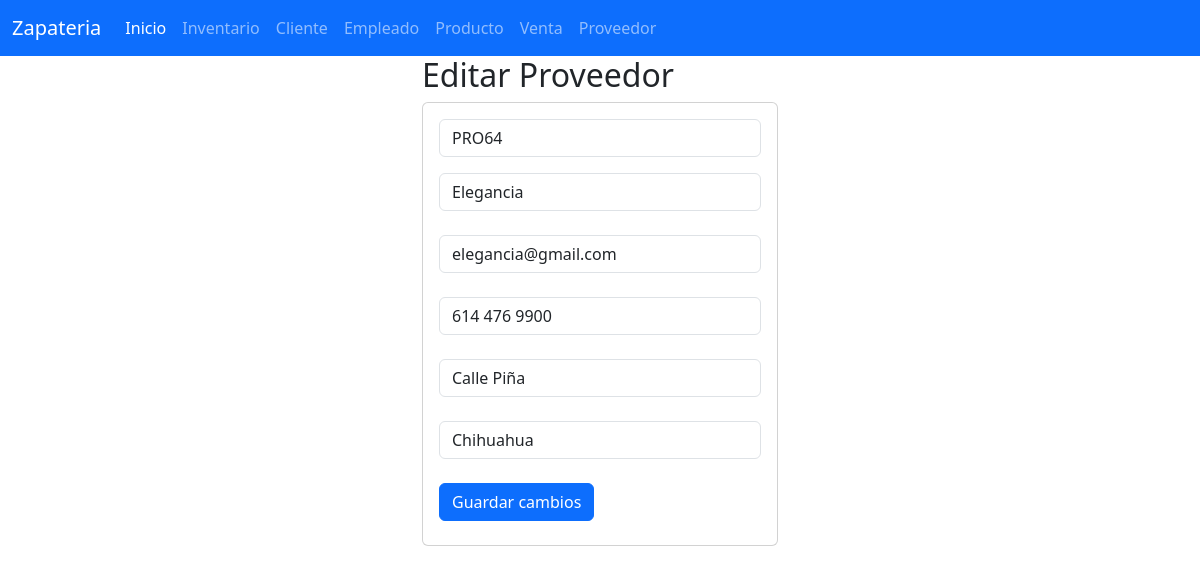
Page /seleccionarProveedor/PRO64 on the committed database.
### proveedor_app/models.py (models this page shows, shortened)
class Proveedor(models.Model):
    id_proveedor = models.CharField(primary_key=True, max_length=6)  # ID único para el proveedor
    nombre = models.CharField(max_length=100)  # El nombre debe ser texto, no un número
    contacto = models.CharField(max_length=50)  # Nombre o identificación del contacto, como texto
    telefono = models.CharField(max_length=15, blank=True, null=True)  # Número de teléfono con formato correcto
    direccion = models.CharField(max_length=100)  # Dirección como texto
    ciudad = models.CharField(max_length=50, blank=True, null=True)  # Ciudad como texto

### proveedor_app/views.py (the view)
# urls.py: path("seleccionarProveedor/<id_proveedor>",views.seleccionarProveedor,name="seleccionarProveedor"),
def seleccionarProveedor(request,id_proveedor):
    proveedor=Proveedor.objects.get(id_proveedor=id_proveedor)
    return render(request,"editarProveedor.html",{"elproveedor":proveedor})

### proveedor_app/templates/editarProveedor.html
{% extends "base.html" %}
{% block cuerpo %}
<div class="row">
    <div class="col-md-4 offset-md-4">
        <h2>Editar Proveedor</h2>
        <div class="card">
            <div class="card-body">
              <form action="/editarProveedor/" method="POST"> {% csrf_token %}
            <div class="form-group">
              <input type="text" id="txtid_proveedor" name="txtid_proveedor" class="form-control"
                     minlength="1" maxlength="6" value="{{ elproveedor.id_proveedor }}" readonly required>
            </div>
            <div class="form-group py-3">
              <input type="text" id="txtnombre" name="txtnombre" class="form-control"
                    max="100"  value="{{elproveedor.nombre}}"  required>
            </div>
            <div class="form-group py-2">
              <input type="text" id="txtcontacto" name="txtcontacto" class="form-control"
                     min="1" max="100" value="{{elproveedor.contacto}}" required >
            </div>
            <div class="form-group py-3">
              <input type="text" id="txttelefono" name="txttelefono" class="form-control"
                     value="{{elproveedor.telefono}}" required>
            </div>
            <div class="form-group py-2">
              <input type="text" id="txtdireccion" name="txtdireccion" class="form-control"
                   value="{{elproveedor.direccion}}" max="100" required>
            </div>
            <div class="form-group py-3">
              <input type="text" id="txtciudad" name="txtciudad" class="form-control"
                    value="{{elproveedor.ciudad}}" max="255">
            </div>
                <div class="form-group py-2">
                  <button type="submit" class="btn btn-primary">Guardar cambios</button>
                </div>
              </form>
            </div>
        </div>
    </div>
</div>
{% endblock %}

### rows in the picture
Proveedor: txtid_proveedor "PRO64", txtnombre "Elegancia", txtcontacto "elegancia@gmail.com", txttelefono "614 476 9900", txtdireccion "Calle Piña", txtciudad "Chihuahua"
